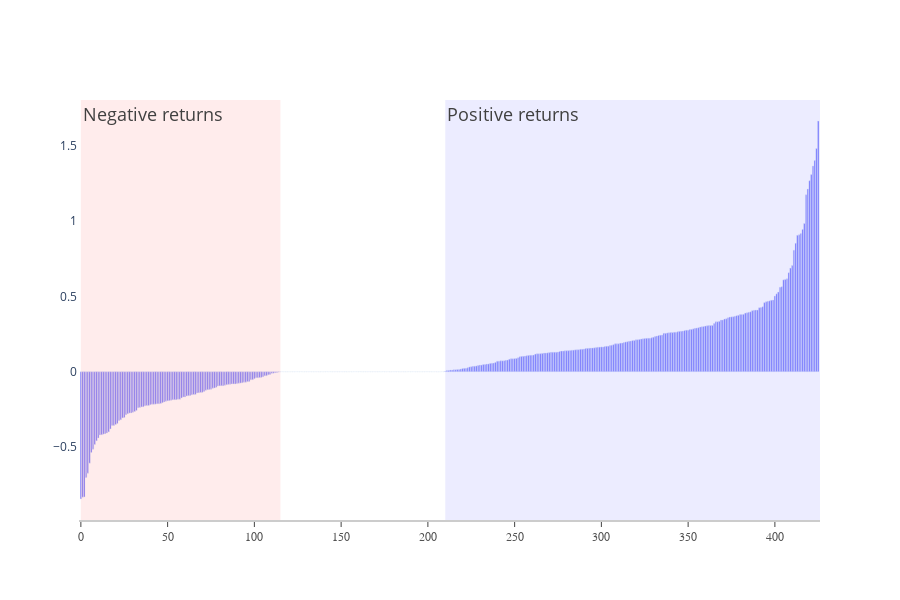

Notebook source saved alongside this figure:
### Code cell
fig = go.Figure()
# fig.add_bar(y = sorted(avg_trade_p_basic_2), marker_color='#ff6666')
fig.add_bar(y = sorted(pair_Anders_all_sequrities[pair_Anders_all_sequrities < 4]), marker_color='#6666ff')




fig.update_layout(
    xaxis=dict(
        showline=True,
        showgrid=True,        # hide grid x-lines
        showticklabels=True,
        linecolor='rgb(204, 204, 204)',
        linewidth=2,
        ticks='outside',
        tickfont=dict(
            family='Arial',
            size=12,
            color='rgb(82, 82, 82)'
        ),
        
    ),
    yaxis=dict(
        showgrid=False,
        gridcolor = 'rgb(204, 204, 204)',
        gridwidth = 1,
        zeroline=False,
        showline=True,
        showticklabels=True
    ),
#     autosize=False,
    showlegend=False,
    plot_bgcolor='white'

)

fig.add_vrect(x0=210, x1=len(pair_Anders_all_sequrities), 
              annotation_text="Positive returns", annotation_position="top left",
              fillcolor='#6666ff', opacity=0.12, line_width=0,
              annotation_font_size=18,
              annotation_font_color='#404040')
fig.add_vrect(x0=0, x1=115, 
              annotation_text="Negative returns", annotation_position="top left",
              fillcolor='#ff6666', opacity=0.12, line_width=0,
              annotation_font_size=18,
              annotation_font_color='#404040')


fig.update_layout(height=600)
fig.show()

### Figure 1 — Plotly figure (JSON) as saved in the notebook; plotly's stock layout.template omitted (floating-point values rounded to 4 significant figures; data arrays with more than 128 entries replaced by an {"elided": "..."} marker saying what was removed)
{"data": [{"marker": {"color": "#6666ff"}, "type": "bar", "y": {"elided": "426 float values"}}], "layout": {"annotations": [{"font": {"color": "#404040", "size": 18}, "showarrow": false, "text": "Positive returns", "x": 210, "xanchor": "left", "xref": "x", "y": 1, "yanchor": "top", "yref": "y domain"}, {"font": {"color": "#404040", "size": 18}, "showarrow": false, "text": "Negative returns", "x": 0, "xanchor": "left", "xref": "x", "y": 1, "yanchor": "top", "yref": "y domain"}], "height": 600, "plot_bgcolor": "white", "shapes": [{"fillcolor": "#6666ff", "line": {"width": 0}, "opacity": 0.12, "type": "rect", "x0": 210, "x1": 426, "xref": "x", "y0": 0, "y1": 1, "yref": "y domain"}, {"fillcolor": "#ff6666", "line": {"width": 0}, "opacity": 0.12, "type": "rect", "x0": 0, "x1": 115, "xref": "x", "y0": 0, "y1": 1, "yref": "y domain"}], "showlegend": false, "xaxis": {"linecolor": "rgb(204, 204, 204)", "linewidth": 2, "showgrid": true, "showline": true, "showticklabels": true, "tickfont": {"color": "rgb(82, 82, 82)", "family": "Arial", "size": 12}, "ticks": "outside"}, "yaxis": {"gridcolor": "rgb(204, 204, 204)", "gridwidth": 1, "showgrid": false, "showline": true, "showticklabels": true, "zeroline": false}}}
